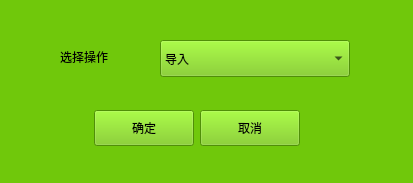
<ui version="4.0" >
 <class>frm_inOut</class>
 <widget class="QWidget" name="frm_inOut" >
  <property name="windowModality" >
   <enum>Qt::WindowModal</enum>
  </property>
  <property name="geometry" >
   <rect>
    <x>0</x>
    <y>0</y>
    <width>413</width>
    <height>183</height>
   </rect>
  </property>
  <property name="windowTitle" >
   <string>导入导出</string>
  </property>
  <property name="styleSheet" >
   <string notr="true" >font: 12pt "WenQuanYi Zen Hei";
background-color: rgb(112, 200, 11);</string>
  </property>
  <widget class="QPushButton" name="pbtn_ok" >
   <property name="geometry" >
    <rect>
     <x>94</x>
     <y>110</y>
     <width>100</width>
     <height>36</height>
    </rect>
   </property>
   <property name="text" >
    <string>确定</string>
   </property>
  </widget>
  <widget class="QPushButton" name="pbtn_close" >
   <property name="geometry" >
    <rect>
     <x>200</x>
     <y>110</y>
     <width>100</width>
     <height>36</height>
    </rect>
   </property>
   <property name="text" >
    <string>取消</string>
   </property>
  </widget>
  <widget class="QComboBox" name="comboBox" >
   <property name="geometry" >
    <rect>
     <x>160</x>
     <y>40</y>
     <width>190</width>
     <height>37</height>
    </rect>
   </property>
   <item>
    <property name="text" >
     <string>导入</string>
    </property>
   </item>
   <item>
    <property name="text" >
     <string>导出</string>
    </property>
   </item>
  </widget>
  <widget class="QLabel" name="label_2" >
   <property name="geometry" >
    <rect>
     <x>60</x>
     <y>30</y>
     <width>90</width>
     <height>53</height>
    </rect>
   </property>
   <property name="text" >
    <string>选择操作</string>
   </property>
  </widget>
 </widget>
 <resources/>
 <connections/>
</ui>
